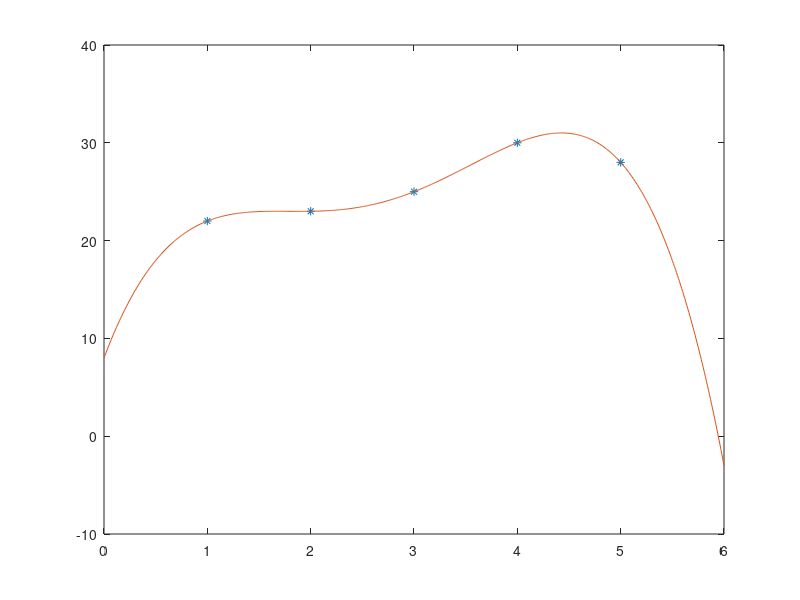
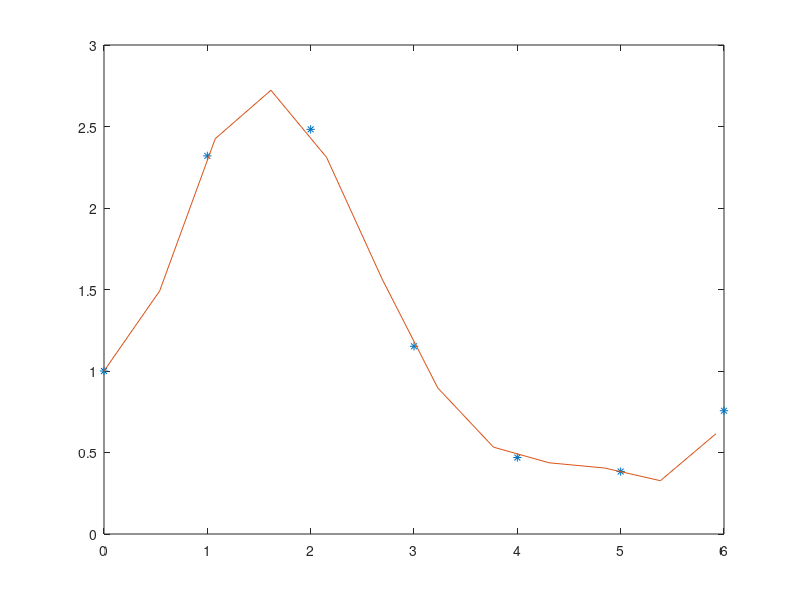

The MATLAB source for these figures, in order:
 %Functions for this laboratory
disp("Start laboratory")
function val = computeDividedDifferenceTable(x,y)
  lineNumber = size(x,2);
  columnNumber = lineNumber + 1 ;
  matrix = zeros(lineNumber,columnNumber);
  matrix(:,1) = x;
  matrix(:,2) = y;
  for k=3:columnNumber
    for i=1:(--lineNumber)
      matrix(i,k) = ( matrix(i+1,k-1) - matrix(i,k-1) ) / ( x(i+(k-2)) - x(i) );
    endfor
  endfor
  val = matrix;
endfunction

function val = computeNewtonSum(x,xList,m,dividedDifferenceTableFirstLine)
  val = 0;
  for i=1:m
    p = 1;
    for j=1:i
      p = p .* (x - xList(j));
    endfor
    p = p .* dividedDifferenceTableFirstLine(i+2);
    val = val + p; 
  endfor  
endfunction

function val = Nmf (x, xList, yList, table)
  val = yList(1) + computeNewtonSum(x,xList, size(xList,2) -1 , table);
endfunction

%1
disp("First problem. A")
xList=[1,1.5,2,3,4];
yList=[0,0.17609,0.30103,0.47714,0.60206];
toApproximateFirst = 2.5;
toApproximateSecond = 3.25;
table = computeDividedDifferenceTable(xList,yList)(1,:);
disp("First approx: ")
Nmf(toApproximateFirst,xList,yList,table)
disp("Second approx: ")
Nmf(toApproximateSecond,xList,yList,table)

i=10:35;
yi=i./10;

resultYi = Nmf(yi,xList,yList,table);
disp("And the error with the given parameters is: ")
error = max(abs(log10(yi) - resultYi))

%2
%a 
disp("Second problem. A")

xList = [1,2,3,4,5];
yList = [22,23,25,30,28];

xToApproximate = 2.5;
table = computeDividedDifferenceTable(xList,yList)(1,:);
Nmf(xToApproximate,xList,yList,table) 

%b

figure(1)
plot(xList,yList,"*");
hold on
rangeForNewton = 0:0.01:6;
resultForEstimation = [];
for i = 1:numel(rangeForNewton)
  resultForEstimation = [resultForEstimation ; Nmf(rangeForNewton(i),xList,yList,table)];
endfor
plot(rangeForNewton,resultForEstimation,"");

%Observation: since the line passes through all the points and then
%goes mental (because of limited data available), i assume it works properly

%3

function val = consideredFunction(x)
  val = e.^(sin(x));
endfunction

interval = 0:6;
intervalResults = consideredFunction(interval);
table = computeDividedDifferenceTable(interval,intervalResults)(1,:);

consideredPoints = 0:7/13:6;
consideredValues = Nmf(consideredPoints,interval,intervalResults,table);

figure(2)
plot(interval,intervalResults,"*")
hold on
plot(consideredPoints,consideredValues,"")

%Observation: I'm not sure if i understood properly
%exactly if this is how I should have created the N12f in this particular instance
%but it's the best i could do and the graph shows ok

%4
disp("Onto the Aitken's algorithm")
x = 1:2:115;
y = sqrt(x);
m = length(x);
f = [y'];
X = 115
for i = 1:m
  for j = 1:i-1
    determinant = det([f(j, j), x(j) - X; f(i, j), x(i) - X]);
    f(i, j+1) = 1 / (x(i) - x(j)) * determinant;
  end
end
disp("approximation of x: ")
approxOfX = f(m, m)
%It's close enough that sqrt(115) - approxOfX yield 0 with default formatting
